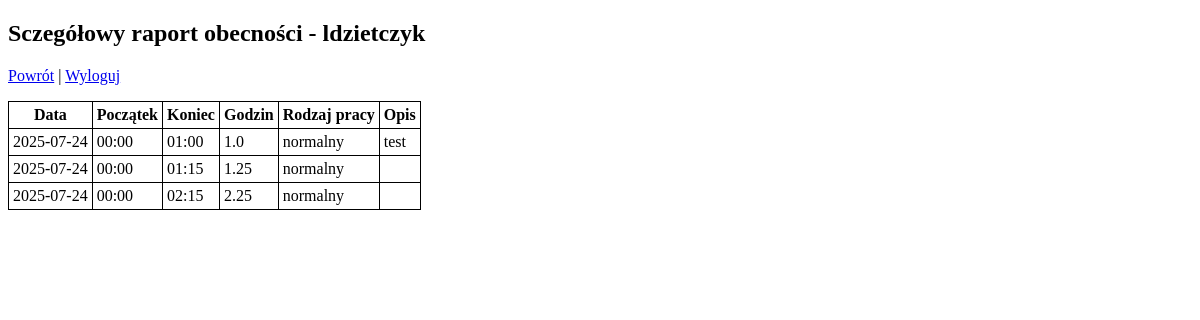
Page /detailraport (signed in) on the earlier database version.
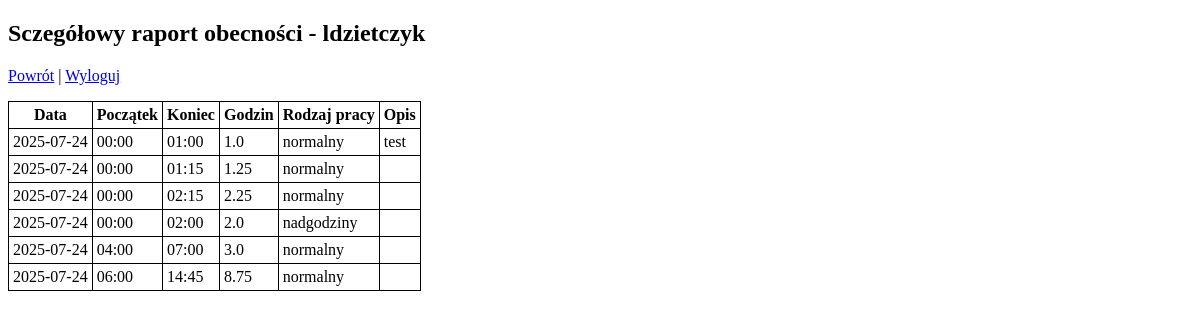
Same page on the later database version.
### app.py (models this page shows)
class User(db.Model):
    id = db.Column(db.Integer, primary_key=True)
    username = db.Column(db.String(80), unique=True, nullable=False)
    password_hash = db.Column(db.String(128), nullable=False)

class Attendance(db.Model):
    id = db.Column(db.Integer, primary_key=True)
    user_id = db.Column(db.Integer, db.ForeignKey('user.id'), nullable=False)
    date = db.Column(db.Date, nullable=False)
    start_time = db.Column(db.Time, nullable=False)
    end_time = db.Column(db.Time, nullable=False)
    work_type = db.Column(db.String(50), nullable=False)
    description = db.Column(db.Text, nullable=True)
    timestamp = db.Column(db.DateTime, default=datetime.utcnow)

### app.py (the view)
@app.route('/detailraport')
def detailraport():
    if 'user_id' not in session:
        return redirect(url_for('login'))
    user = User.query.get(session['user_id'])
    entries = Attendance.query.filter_by(user_id=user.id).order_by(Attendance.date).all()
    return render_template('detailraport.html', entries=entries, username=user.username, datetime=datetime)

### templates/detailraport.html (shortened to what this page needs)
<!DOCTYPE html>
<html lang="pl">
<head>
</head>
<body>
    <h2>Sczegółowy raport obecności - {{ username }}</h2>
    <p><a href="{{ url_for('raport') }}">Powrót</a> | <a href="{{ url_for('logout') }}">Wyloguj</a></p>
    <table>
        <thead>
            <tr>
                <th>Data</th>
                <th>Początek</th>
                <th>Koniec</th>
                <th>Godzin</th>
                <th>Rodzaj pracy</th>
                <th>Opis</th>
            </tr>
        </thead>
        <tbody>
            {% for e in entries %}
            <tr>
                <td>{{ e.date }}</td>
                <td>{{ e.start_time.strftime('%H:%M') }}</td>
                <td>{{ e.end_time.strftime('%H:%M') }}</td>
                <td>{{ ((datetime.combine(e.date, e.end_time) - datetime.combine(e.date, e.start_time)).seconds // 3600) + (((datetime.combine(e.date, e.end_time) - datetime.combine(e.date, e.start_time)).seconds % 3600) // 60) / 60 }}</td>
                <td>{{ e.work_type }}</td>
                <td>{{ e.description or '' }}</td>
            </tr>
            {% endfor %}
        </tbody>
    </table>
</body>
</html>

### templates/detailraport.html (style rules this page uses)
table, th, td { border: 1px solid black; border-collapse: collapse; padding: 4px; }

Differences in the rows shown:
added Attendance: date "2025-07-24", start_time "00:00", end_time "02:00", date+end_time+start_time "2.0", work_type "nadgodziny"
added Attendance: date "2025-07-24", start_time "04:00", end_time "07:00", date+end_time+start_time "3.0", work_type "normalny"
added Attendance: date "2025-07-24", start_time "06:00", end_time "14:45", date+end_time+start_time "8.75", work_type "normalny"
